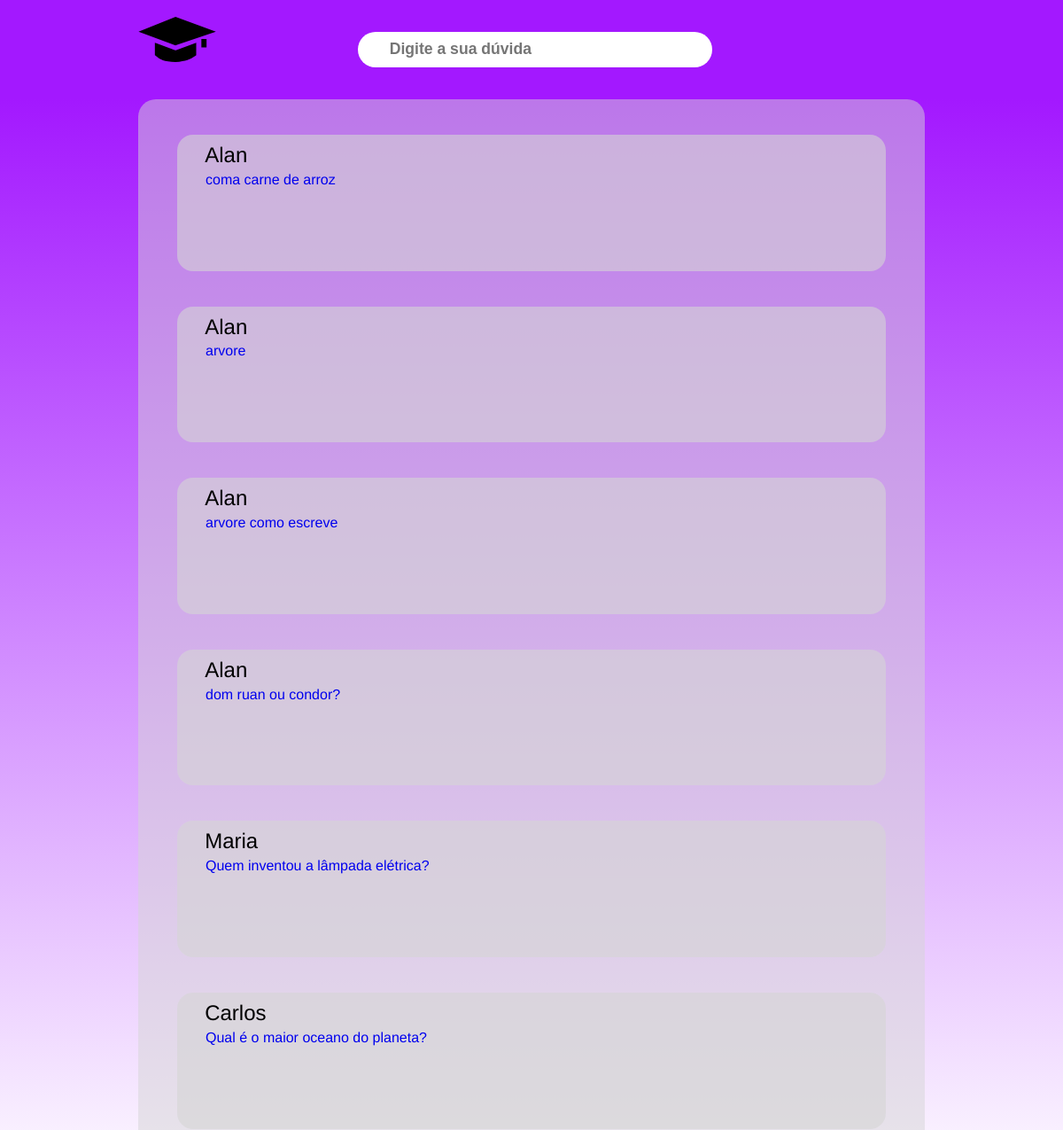
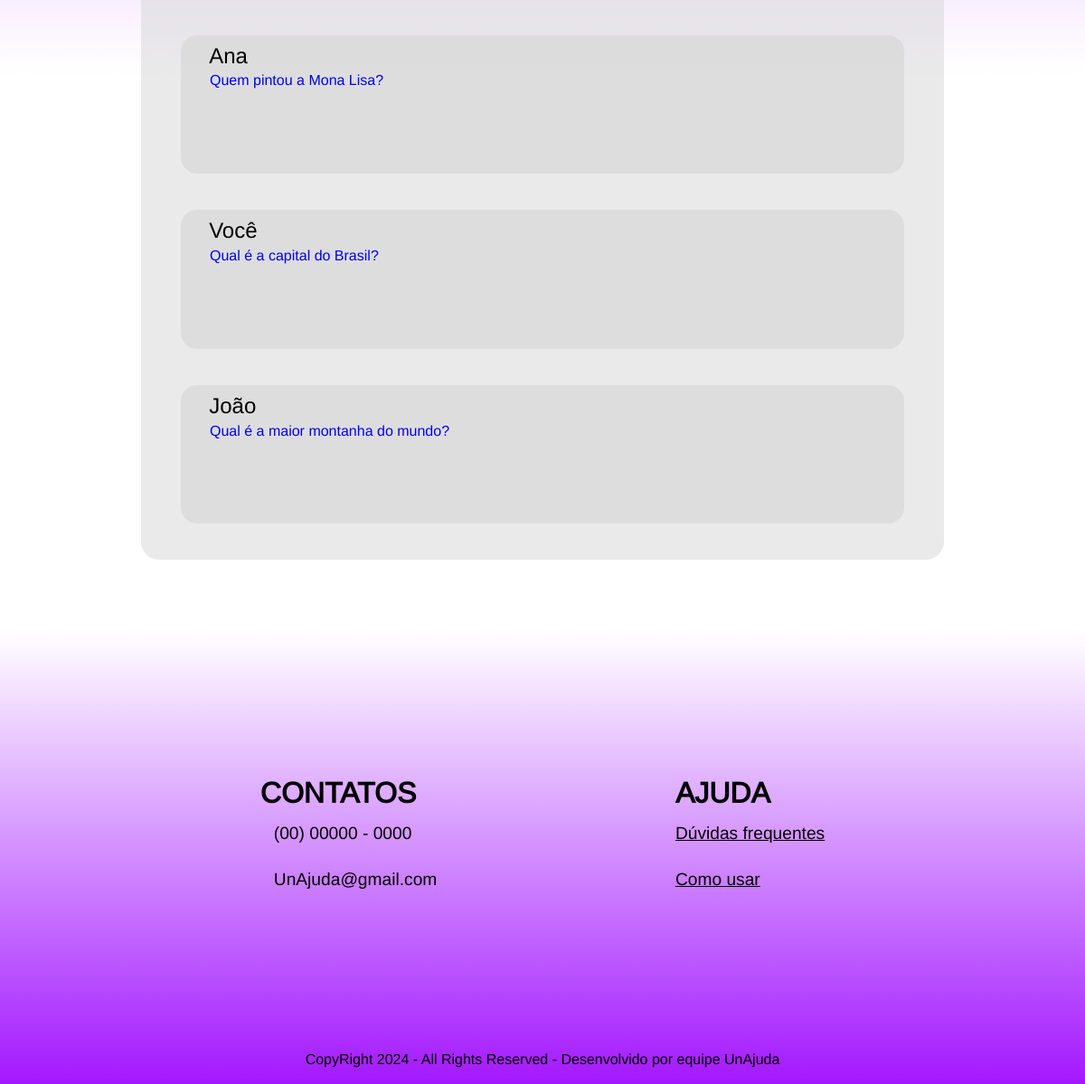
The page /pesquisa (signed in) on the database its author committed (2 pictures, top to bottom).
### tables this page shows
CREATE TABLE pergunta (
                id INTEGER PRIMARY KEY AUTOINCREMENT,
                id_usuario INTEGER NOT NULL,
                pergunta TEXT NOT NULL,
                data_criacao TIMESTAMP DEFAULT CURRENT_TIMESTAMP,
                FOREIGN KEY (id_usuario) REFERENCES usuario(id)
            );

CREATE TABLE usuario (
                id INTEGER PRIMARY KEY AUTOINCREMENT,
                nome TEXT NOT NULL,
                email TEXT NOT NULL UNIQUE,
                senha TEXT NOT NULL,
                faculdade TEXT,
                curso TEXT,
                telefone TEXT,
                foto_perfil TEXT
            );

### controles_de_rota.py (the view)
@unajuda.route('/pesquisa')
def pesquisa():
    db = get_db()
    query = request.args.get('query', '').strip()
    if query:
        perguntas_respostas = obter_perguntas_com_respostas_e_nome_usuario(db, query)
    else:
        perguntas_respostas = obter_perguntas_com_respostas_e_nome_usuario(db)
    perguntas = []
    usuario_logado_id = session.get('usuario_id')
    for pergunta_id, dados in perguntas_respostas.items():
        usuario_id = dados.get('usuario_id')
        nome_usuario = "Você" if usuario_id == usuario_logado_id else dados['nome_usuario']
        perguntas.append({
            "id": pergunta_id,
            "pergunta": dados['pergunta'],
            "nome_usuario": nome_usuario
        })
    return render_template('pagina-pesquisa.html', perguntas=perguntas)

### controles_de_rota.py (called while the page is built)
def get_db():
    if 'db' not in g:
        g.db = sqlite3.connect('usuario.db', check_same_thread=False)
    return g.db

def make_session_permanent():
    session.permanent = True
    if 'logado' in session:
        if session['logado'] and 'expiracao' in session:
            expiracao = datetime.strptime(session['expiracao'], '%Y-%m-%d %H:%M:%S')
            if datetime.now() > expiracao:
                session.pop('logado', None)
                session.pop('expiracao', None)
                flash("Sua sessão expirou. Por favor, faça login novamente.", "error")

### templates/pagina-pesquisa.html (shortened to what this page needs)
<!DOCTYPE html>
<html lang="pt-br">
<head>
    <link rel="stylesheet" href="../static/style/pagina_pesquisa/pagina-pesquisa.css">
    <link rel="stylesheet" href="../static/style/reset.css">
    <link rel="stylesheet" href="../static/style/style.css">
</head>
<body>
    <main class="pesquisa__main">
        <div class="center">
            <div class="pesquisa__header">
                <div class="pesquisa__logo">
                    <a href="/"><img src="../static/img/Logo_minimizada.svg" alt=""></a>
                </div>
                <div>
                    <form action="/pesquisa" method="get">
                        <input class="barra__pesquisa" type="search" id="buscarPerguntas" name="query" value="{{ request.args.get('query', '') }}" placeholder="Digite a sua dúvida">
                    </form>
                </div>
            </div>
        </div>
    </main>
    <section class="pesquisa">
        <div class="center">
            <div class="container__pergunta">
                <div class="ha__perguntas">
                {% if perguntas %}
                    {% for pergunta in perguntas %}
                        <div class="caixa__pergunta">
                            <h2>{{ pergunta.nome_usuario }}</h2>
                            <p><a href="/resposta/{{ pergunta.id }}">{{ pergunta.pergunta }}</a></p>
                        </div>
                        {% endfor %}
                    </div>
                {% else %}
                    <div class="caixa__pergunta2">
                        <h2>Não há perguntas disponíveis.</h2>
                        <a href="/pergunta" class="registro-header-btn">Adicionar Pergunta</a>
                    </div>
                    {% endif %}
            </div>
        </div>
    </section>
    <footer class="footer">
        <div class="center">
            <div class="duvidas-contatos">
                <div class="contatos">
                    <h2>CONTATOS</h2>
                    <p><i class="fa-brands fa-whatsapp"></i>(00) 00000 - 0000</p>
                    <p><i class="fa-regular fa-envelope"></i>UnAjuda@gmail.com</p>
                </div>
                <div class="duvidas">
                    <h2>AJUDA</h2>
                    <a href="#">Dúvidas frequentes</a>
                    <a href="#">Como usar</a>
                </div>
            </div>
            <div class="direitos">
                <p>CopyRight  2024 - All Rights Reserved - Desenvolvido por equipe UnAjuda</p>
            </div>
        </div>
    </footer>
</body>
</html>

### static/style/pagina_pesquisa/pagina-pesquisa.css (style rules this page uses)
.pesquisa__main { height: 14vh; background-color: var(--cor-principal); }
.pesquisa__header { background-color: #A318FF; display: flex; align-items: center; justify-content: space-between; height: 100%; margin-left: 0.15em; }
.pesquisa__logo img { background-repeat: no-repeat; height: 6.4vh; margin-top: -20px; cursor: pointer; margin-left: -0.19em; }
.barra__pesquisa { border-radius: 85px; font-weight: bold; background-color: #fff; outline: none; border: none; height: 5.12vh; width: 33.333vw; margin-left: 9em; margin-right: 16em; font-size: 1.1em; padding-left: 2em; }
.pesquisa { background: linear-gradient(0deg, rgba(255,255,255,1) 30%, rgba(163,24,255,1) 100%); }
.container__pergunta { display: flex; border-radius: 20px; background-color: rgba(214, 214, 214, .5); padding-top: 2.5em; justify-content: center; align-items: center; }
.caixa__pergunta { background-color: rgba(214, 214, 214, .6); border-radius: 18px; cursor: pointer; margin-bottom: 2.5em; height: 19.2vh; width: 66.667vw ; }
.caixa__pergunta h2 { font-weight: lighter; padding-left: 1.3em; padding-top: 0.5em; }
.caixa__pergunta p { padding-left: 2em; padding-right: 2em; padding-top: 0.3em; }

### static/style/style.css (style rules this page uses)
:root { --cor-principal: #A318FF; --cor-ouro: #FFD700; --cor-prata: #C0C0C0; --cor-bronze :#CD7F32; }
.center { margin: 0 13%; height: 100%; }

### static/style/pagina_principal/footer-pagina-principal.css (style rules this page uses)
.footer { background: rgb(255,255,255); background: linear-gradient(180deg, rgba(255,255,255,1) 0%, rgba(163,24,255,1) 100%); height: 500px; margin-top: 80px; }
.footer .duvidas-contatos { width: 100%; height: 93%; display: flex; justify-content: space-around; align-items: center; }
.footer .duvidas-contatos h2 { font-size: 2rem; }
.footer .duvidas-contatos .contatos p { font-size: 1.2rem; padding: 15px 0; }
.footer .duvidas-contatos .contatos p i { padding: 0 15px 0 0; }
.footer .duvidas-contatos .duvidas a { display: flex; font-size: 1.2rem; padding: 15px 0; text-decoration:underline; color: black; }
.direitos { display: flex; justify-content: center; align-items: center; font-size: 1rem; }

### rows shown on the page
pergunta: nome_usuario "Alan", pergunta "coma carne de arroz"
pergunta: nome_usuario "Alan", pergunta "arvore"
pergunta: nome_usuario "Alan", pergunta "arvore como escreve"
pergunta: nome_usuario "Alan", pergunta "dom ruan ou condor?"
pergunta: nome_usuario "Maria", pergunta "Quem inventou a lâmpada elétrica?"
pergunta: nome_usuario "Carlos", pergunta "Qual é o maior oceano do planeta?"
pergunta: nome_usuario "Ana", pergunta "Quem pintou a Mona Lisa?"
pergunta: nome_usuario "Você", pergunta "Qual é a capital do Brasil?"
pergunta: nome_usuario "João", pergunta "Qual é a maior montanha do mundo?"
